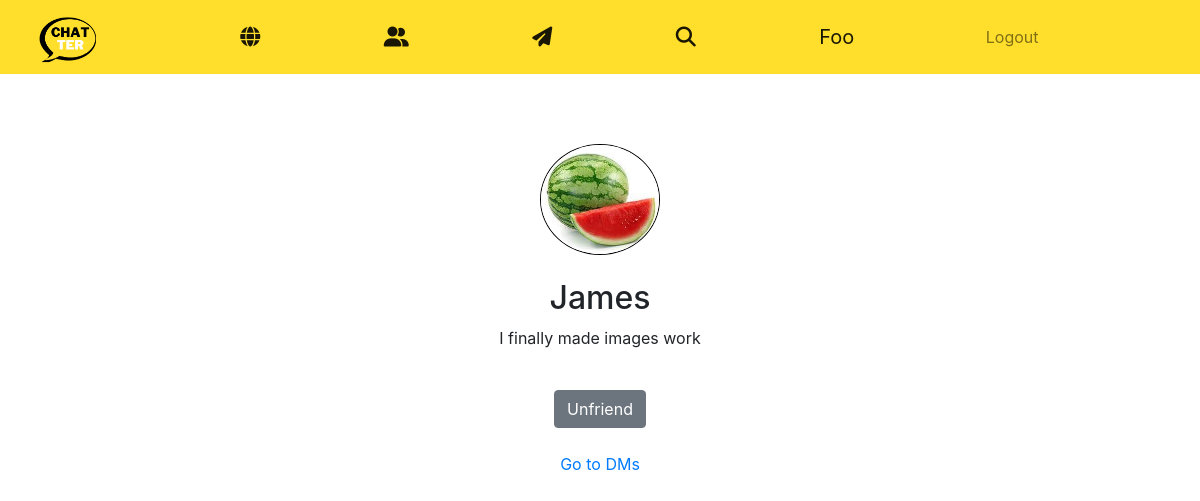
Screenshot of /profile/James (signed in) with the database file from the repository.
### chatter/models.py (models this page shows)
class User(AbstractUser):
    bio = models.CharField(max_length = 1000, default = '')

class ProfilePic(models.Model):
    user = models.OneToOneField(User, on_delete=models.CASCADE)
    image = models.ImageField(upload_to = 'chatter/static/chatter/profile_picture', blank = True)

### chatter/views.py (the view)
# urls.py: path("profile/<str:username>", views.profile, name = "profile"),
def profile(request, username):
    user = User.objects.get(username = username)
    profile_pic = ProfilePic.objects.get(user = user)
    form = ImageForm(request.POST, request.FILES, instance = profile_pic)
    friend_request = True
    pending = []
    direct = False
    invite = []
    try:
        friend = Friends.objects.get(follower = request.user, following = user)
    except:
        friend_request = False
    try:
        pending_request = Friends.objects.filter(following = request.user)
        for i in pending_request:
            follower = User.objects.get(username = i.follower)
            try:
                check = Friends.objects.get(follower = request.user, following = follower)
            except:
                pending.append(i)
    except:
        pass
    try:
        direct = Direct.objects.get(friend_1 = request.user, friend_2 = user)
    except:
        try:
            direct = Direct.objects.get(friend_1 = user, friend_2 = request.user)
        except:
            pass
    try:
        groups = GroupInvite.objects.filter(user = request.user)
    except:
        pass
    if request.method == "POST":
        if form.is_valid():
            form.save()
            return HttpResponseRedirect(reverse("profile", args = (username, )))
    return render(request, "chatter/profile.html",{
        "profile": user,
        "profile_pic": profile_pic,
        "form": form,
        "friends": friend_request,
        "pending_request": pending,
        "direct": direct,
        "groups": groups,
    })

### chatter/templates/chatter/profile.html (shortened to what this page needs)
{% extends "chatter/layout.html" %}
{% load static %}
{% block body %}
<div class = "profile_heading">
    {% if profile_pic.image %}
        <img src = "/{{profile_pic.image}}" alt = "profilepic" class = "profile_pic"/>
    {% else %}
        <img src = "/chatter/static/chatter/profile_picture/default.jpg" alt = "default_profilepic" class = "profile_pic"/>
    {% endif %}
    <br>
    <br>
    <h2>{{profile.username}}</h2>
    <p>{{profile.bio}}</p>
    <br>
    {% if user.username == profile.username %}
        <form method = "post" action = "{% url 'update_bio' user.username %}">
            {% csrf_token %}
            <div class="form-group row">
                <label class="col-sm-3 col-form-label">Bio</label>
                <div class="col-sm-6">
                  <input type="text" class="form-control" name = "bio" id="inputEmail3" placeholder="Enter bio">
                </div>
                <div class="col-sm-2">
                    <button type="submit" class="btn btn-primary">Confirm</button>
                </div>
            </div>
        </form>
        <form method = "post" enctype = "multipart/form-data">
            <div class="form-group row">
                {% csrf_token %}
                <div class = "col-sm-3">
                    <label class="form-label">Upload Profile Picture</label>
                </div>
                <div class = "col-sm-6">
                    {{form.as_p}}
                </div>
                <div class="col-sm-2">
                    <button type="submit" class="btn btn-primary">Confirm</button>
                </div>
            </div>
        </form>
    {% else %}
        {% if friends %}
            <form method = "post" action = "{% url 'unfriend_request' profile.username %}">
                <button type = "submit" class="btn btn-secondary" name = "user" value = "{{profile.username}}"> Unfriend </button>
            </form>
        {% else %}
            <form method = "post" action = "{% url 'friend_request' profile.username %}">
                {% csrf_token %}
                    <button type = "submit" class="btn btn-primary" name = "user" value = "{{profile.username}}"> Send friend request </button>
            </form>
        {% endif %}
        <br>
        {% if direct %}
            <a href = "{% url 'direct' direct.id %}"> Go to DMs </a>
        {% endif %}
    {% endif %}
</div>
<br>
<br>
<br>
<br>
{% endblock %}

### chatter/templates/chatter/layout.html (shortened to what this page needs)
{% load static %}
<!DOCTYPE html>
<html lang="en">
    <head>
        <link rel="stylesheet" href="https://stackpath.bootstrapcdn.com/bootstrap/4.4.1/css/bootstrap.min.css">
        <link href="{% static 'chatter/chatter.css' %}" rel="stylesheet">
    </head>
    <body>
            <nav class="navbar navbar-expand-lg navbar-light fixed-top" id = "navbar">
                <img src = "{% static 'chatter/images/chatter_logo.png' %}" alt = "Logo" class = "image">
                {% if user.is_authenticated %}
                <ul class="navbar-nav mr-auto">
                    <li class="nav-item navigate">
                        <a class="navbar-brand" href="{% url 'index' %}"> <i class="fa-solid fa-globe"></i> </a>
                    </li>
                    <li class="nav-item navigate">
                        <a class="navbar-brand" href="{% url 'group_home' %}"> <i class="fa-solid fa-user-group"></i> </a>
                    </li>
                    <li class="nav-item navigate">
                        <a class="navbar-brand" href="{% url 'direct_home' %}"><i class="fa-solid fa-paper-plane"></i></a>
                    </li>
                    <li class="nav-item navigate">
                        <a class="navbar-brand" href="{% url 'search' %}"> <i class="fa-solid fa-magnifying-glass"></i> </a>
                    </li>
                    <li class="nav-item navigate">
                            <a class="navbar-brand" href="{% url 'profile' user.username %}">{{user.username}}</a>
                    </li>
                    <li class="nav-item navigate">
                            <a class="nav-link" href="{% url 'logout' %}">Logout</a>
                    </li>
                </ul>
                {% endif %}
            </nav>
            <br>
            <br>
            <br>
            <br>
            <br>
        <div class="body">
            {% block body %}
            {% endblock %}
        </div>
    </body>
</html>

### chatter/static/chatter/chatter.css (style rules this page uses)
.body { margin: 2%; }
#navbar { background-color: #ffdf2b; }
.image { margin-left: 2%; margin-right: 3%; width: 5%; height: 5%; }
.navigate { padding-left: 40%; }
.profile_heading { text-align:center; }
.profile_pic { max-width:120px; max-height:120px; border-radius:50%; border: 1px solid black; }

### rows the page displays
User: username "Foo"
ProfilePic: image (picture)
User: username "James", bio "I finally made images work"
